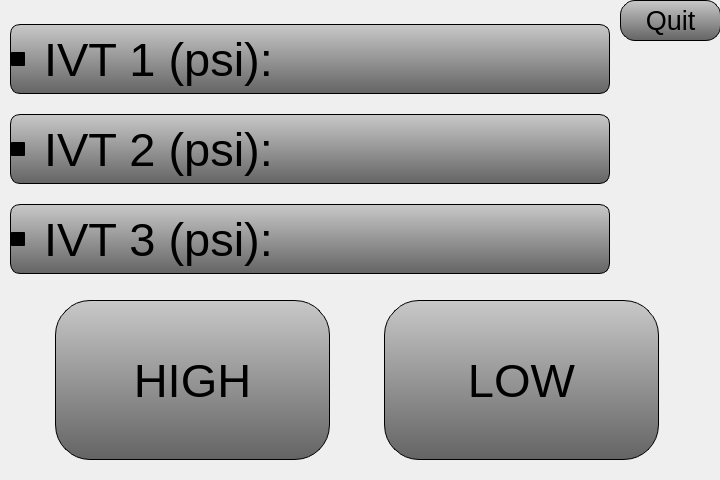
<?xml version="1.0" encoding="UTF-8"?>
<ui version="4.0">
 <class>ITV_control</class>
 <widget class="QMainWindow" name="ITV_control">
  <property name="enabled">
   <bool>true</bool>
  </property>
  <property name="geometry">
   <rect>
    <x>0</x>
    <y>0</y>
    <width>720</width>
    <height>480</height>
   </rect>
  </property>
  <property name="minimumSize">
   <size>
    <width>720</width>
    <height>480</height>
   </size>
  </property>
  <property name="maximumSize">
   <size>
    <width>720</width>
    <height>480</height>
   </size>
  </property>
  <property name="windowTitle">
   <string>MainWindow</string>
  </property>
  <widget class="QWidget" name="centralwidget">
   <widget class="QPushButton" name="quit">
    <property name="geometry">
     <rect>
      <x>620</x>
      <y>0</y>
      <width>101</width>
      <height>41</height>
     </rect>
    </property>
    <property name="font">
     <font>
      <pointsize>20</pointsize>
     </font>
    </property>
    <property name="styleSheet">
     <string notr="true">font:20pt &quot;MS Shell Dlg 2&quot;;background-color: qlineargradient(spread:pad, x1:0, y1:0, x2:0, y2:1, stop:0 rgb(200, 200, 200), stop:1 rgb(100, 100, 100));border: 1px solid black; border-radius: 15px;</string>
    </property>
    <property name="text">
     <string>Quit</string>
    </property>
   </widget>
   <widget class="QWidget" name="">
    <property name="geometry">
     <rect>
      <x>7</x>
      <y>290</y>
      <width>701</width>
      <height>181</height>
     </rect>
    </property>
    <layout class="QHBoxLayout" name="control">
     <item>
      <widget class="QPushButton" name="on">
       <property name="minimumSize">
        <size>
         <width>275</width>
         <height>160</height>
        </size>
       </property>
       <property name="maximumSize">
        <size>
         <width>275</width>
         <height>160</height>
        </size>
       </property>
       <property name="font">
        <font>
         <family>MS Shell Dlg 2</family>
         <pointsize>35</pointsize>
         <weight>50</weight>
         <italic>false</italic>
         <bold>false</bold>
        </font>
       </property>
       <property name="autoFillBackground">
        <bool>false</bool>
       </property>
       <property name="styleSheet">
        <string notr="true">font:35pt &quot;MS Shell Dlg 2&quot;;background-color: qlineargradient(spread:pad, x1:0, y1:0, x2:0, y2:1, stop:0 rgb(200, 200, 200), stop:1 rgb(100, 100, 100));border: 1px solid black; border-radius: 35px;</string>
       </property>
       <property name="text">
        <string>HIGH</string>
       </property>
      </widget>
     </item>
     <item>
      <widget class="QPushButton" name="off">
       <property name="minimumSize">
        <size>
         <width>275</width>
         <height>160</height>
        </size>
       </property>
       <property name="maximumSize">
        <size>
         <width>275</width>
         <height>160</height>
        </size>
       </property>
       <property name="font">
        <font>
         <family>MS Shell Dlg 2</family>
         <pointsize>35</pointsize>
         <weight>50</weight>
         <italic>false</italic>
         <bold>false</bold>
        </font>
       </property>
       <property name="styleSheet">
        <string notr="true">font:35pt &quot;MS Shell Dlg 2&quot;;background-color: qlineargradient(spread:pad, x1:0, y1:0, x2:0, y2:1, stop:0 rgb(200, 200, 200), stop:1 rgb(100, 100, 100));border: 1px solid black; border-radius: 35px;</string>
       </property>
       <property name="text">
        <string>LOW</string>
       </property>
      </widget>
     </item>
    </layout>
   </widget>
   <widget class="QWidget" name="">
    <property name="geometry">
     <rect>
      <x>10</x>
      <y>10</y>
      <width>601</width>
      <height>281</height>
     </rect>
    </property>
    <layout class="QVBoxLayout" name="output">
     <item>
      <widget class="QCheckBox" name="ITV_A">
       <property name="minimumSize">
        <size>
         <width>600</width>
         <height>70</height>
        </size>
       </property>
       <property name="maximumSize">
        <size>
         <width>600</width>
         <height>70</height>
        </size>
       </property>
       <property name="font">
        <font>
         <family>MS Shell Dlg 2</family>
         <pointsize>35</pointsize>
         <weight>50</weight>
         <italic>false</italic>
         <bold>false</bold>
        </font>
       </property>
       <property name="styleSheet">
        <string notr="true">font:35pt &quot;MS Shell Dlg 2&quot;;background-color: qlineargradient(spread:pad, x1:0, y1:0, x2:0, y2:1, stop:0 rgb(200, 200, 200), stop:1 rgb(100, 100, 100));border: 1px solid black; border-radius: 10px;</string>
       </property>
       <property name="text">
        <string> IVT 1 (psi): </string>
       </property>
       <property name="checked">
        <bool>false</bool>
       </property>
      </widget>
     </item>
     <item>
      <widget class="QCheckBox" name="ITV_B">
       <property name="minimumSize">
        <size>
         <width>600</width>
         <height>70</height>
        </size>
       </property>
       <property name="maximumSize">
        <size>
         <width>600</width>
         <height>70</height>
        </size>
       </property>
       <property name="font">
        <font>
         <family>MS Shell Dlg 2</family>
         <pointsize>35</pointsize>
         <weight>50</weight>
         <italic>false</italic>
         <bold>false</bold>
        </font>
       </property>
       <property name="styleSheet">
        <string notr="true">font:35pt &quot;MS Shell Dlg 2&quot;;background-color: qlineargradient(spread:pad, x1:0, y1:0, x2:0, y2:1, stop:0 rgb(200, 200, 200), stop:1 rgb(100, 100, 100));border: 1px solid black; border-radius: 10px;</string>
       </property>
       <property name="text">
        <string> IVT 2 (psi): </string>
       </property>
       <property name="checked">
        <bool>false</bool>
       </property>
      </widget>
     </item>
     <item>
      <widget class="QCheckBox" name="ITV_C">
       <property name="minimumSize">
        <size>
         <width>600</width>
         <height>70</height>
        </size>
       </property>
       <property name="maximumSize">
        <size>
         <width>600</width>
         <height>70</height>
        </size>
       </property>
       <property name="font">
        <font>
         <family>MS Shell Dlg 2</family>
         <pointsize>35</pointsize>
         <weight>50</weight>
         <italic>false</italic>
         <bold>false</bold>
        </font>
       </property>
       <property name="styleSheet">
        <string notr="true">font:35pt &quot;MS Shell Dlg 2&quot;;background-color: qlineargradient(spread:pad, x1:0, y1:0, x2:0, y2:1, stop:0 rgb(200, 200, 200), stop:1 rgb(100, 100, 100));border: 1px solid black; border-radius: 10px;</string>
       </property>
       <property name="text">
        <string> IVT 3 (psi): </string>
       </property>
       <property name="checked">
        <bool>false</bool>
       </property>
      </widget>
     </item>
    </layout>
   </widget>
  </widget>
 </widget>
 <resources/>
 <connections/>
</ui>
